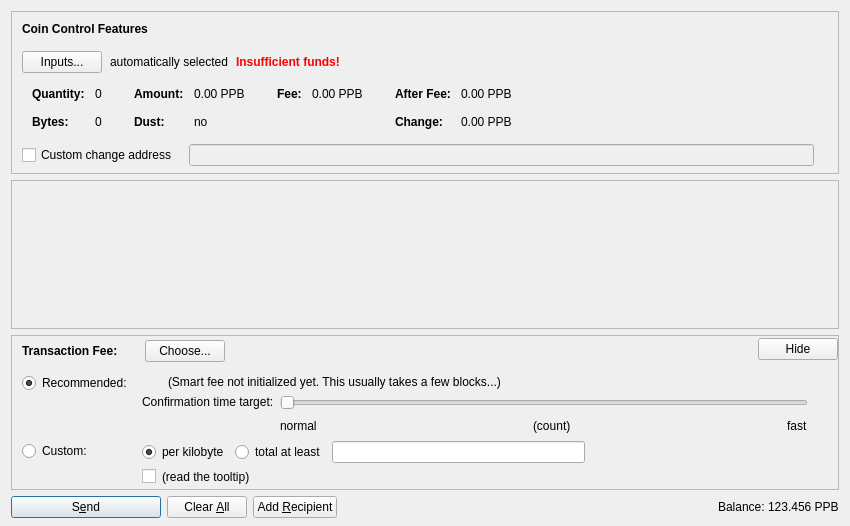
<?xml version="1.0" encoding="UTF-8"?>
<ui version="4.0">
 <class>SendCoinsDialog</class>
 <widget class="QDialog" name="SendCoinsDialog">
  <property name="geometry">
   <rect>
    <x>0</x>
    <y>0</y>
    <width>850</width>
    <height>526</height>
   </rect>
  </property>
  <property name="windowTitle">
   <string>Send Coins</string>
  </property>
  <layout class="QVBoxLayout" name="verticalLayout" stretch="0,1,0,0">
   <property name="bottomMargin">
    <number>8</number>
   </property>
   <item>
    <widget class="QFrame" name="frameCoinControl">
     <property name="sizePolicy">
      <sizepolicy hsizetype="Expanding" vsizetype="Expanding">
       <horstretch>0</horstretch>
       <verstretch>0</verstretch>
      </sizepolicy>
     </property>
     <property name="maximumSize">
      <size>
       <width>16777215</width>
       <height>16777215</height>
      </size>
     </property>
     <property name="frameShape">
      <enum>QFrame::StyledPanel</enum>
     </property>
     <property name="frameShadow">
      <enum>QFrame::Sunken</enum>
     </property>
     <layout class="QVBoxLayout" name="verticalLayoutCoinControl2">
      <property name="spacing">
       <number>0</number>
      </property>
      <property name="leftMargin">
       <number>0</number>
      </property>
      <property name="topMargin">
       <number>0</number>
      </property>
      <property name="rightMargin">
       <number>0</number>
      </property>
      <property name="bottomMargin">
       <number>6</number>
      </property>
      <item>
       <layout class="QVBoxLayout" name="verticalLayoutCoinControl" stretch="0,0,0,0,1">
        <property name="spacing">
         <number>0</number>
        </property>
        <property name="leftMargin">
         <number>10</number>
        </property>
        <property name="topMargin">
         <number>10</number>
        </property>
        <item>
         <layout class="QHBoxLayout" name="horizontalLayoutCoinControl1">
          <property name="bottomMargin">
           <number>15</number>
          </property>
          <item>
           <widget class="QLabel" name="labelCoinControlFeatures">
            <property name="sizePolicy">
             <sizepolicy hsizetype="Preferred" vsizetype="Maximum">
              <horstretch>0</horstretch>
              <verstretch>0</verstretch>
             </sizepolicy>
            </property>
            <property name="font">
             <font>
              <weight>75</weight>
              <bold>true</bold>
             </font>
            </property>
            <property name="styleSheet">
             <string notr="true">font-weight:bold;</string>
            </property>
            <property name="text">
             <string>Coin Control Features</string>
            </property>
           </widget>
          </item>
         </layout>
        </item>
        <item>
         <layout class="QHBoxLayout" name="horizontalLayoutCoinControl2" stretch="0,0,0,0">
          <property name="spacing">
           <number>8</number>
          </property>
          <property name="bottomMargin">
           <number>10</number>
          </property>
          <item>
           <widget class="QPushButton" name="pushButtonCoinControl">
            <property name="styleSheet">
             <string notr="true"/>
            </property>
            <property name="text">
             <string>Inputs...</string>
            </property>
            <property name="autoDefault">
             <bool>false</bool>
            </property>
           </widget>
          </item>
          <item>
           <widget class="QLabel" name="labelCoinControlAutomaticallySelected">
            <property name="text">
             <string>automatically selected</string>
            </property>
            <property name="margin">
             <number>5</number>
            </property>
           </widget>
          </item>
          <item>
           <widget class="QLabel" name="labelCoinControlInsuffFunds">
            <property name="font">
             <font>
              <weight>75</weight>
              <bold>true</bold>
             </font>
            </property>
            <property name="styleSheet">
             <string notr="true">color:red;font-weight:bold;</string>
            </property>
            <property name="text">
             <string>Insufficient funds!</string>
            </property>
            <property name="margin">
             <number>5</number>
            </property>
           </widget>
          </item>
          <item>
           <spacer name="horizontalSpacerCoinControl">
            <property name="orientation">
             <enum>Qt::Horizontal</enum>
            </property>
            <property name="sizeHint" stdset="0">
             <size>
              <width>40</width>
              <height>1</height>
             </size>
            </property>
           </spacer>
          </item>
         </layout>
        </item>
        <item>
         <widget class="QWidget" name="widgetCoinControl" native="true">
          <property name="sizePolicy">
           <sizepolicy hsizetype="Preferred" vsizetype="Preferred">
            <horstretch>0</horstretch>
            <verstretch>0</verstretch>
           </sizepolicy>
          </property>
          <property name="minimumSize">
           <size>
            <width>0</width>
            <height>0</height>
           </size>
          </property>
          <property name="styleSheet">
           <string notr="true"/>
          </property>
          <layout class="QHBoxLayout" name="horizontalLayoutCoinControl5">
           <property name="leftMargin">
            <number>0</number>
           </property>
           <property name="topMargin">
            <number>0</number>
           </property>
           <property name="rightMargin">
            <number>0</number>
           </property>
           <property name="bottomMargin">
            <number>0</number>
           </property>
           <item>
            <layout class="QHBoxLayout" name="horizontalLayoutCoinControl3" stretch="0,0,0,1">
             <property name="spacing">
              <number>20</number>
             </property>
             <property name="topMargin">
              <number>0</number>
             </property>
             <property name="bottomMargin">
              <number>10</number>
             </property>
             <item>
              <layout class="QFormLayout" name="formLayoutCoinControl1">
               <property name="horizontalSpacing">
                <number>10</number>
               </property>
               <property name="verticalSpacing">
                <number>14</number>
               </property>
               <property name="leftMargin">
                <number>10</number>
               </property>
               <property name="topMargin">
                <number>4</number>
               </property>
               <property name="rightMargin">
                <number>6</number>
               </property>
               <item row="0" column="0">
                <widget class="QLabel" name="labelCoinControlQuantityText">
                 <property name="font">
                  <font>
                   <weight>75</weight>
                   <bold>true</bold>
                  </font>
                 </property>
                 <property name="text">
                  <string>Quantity:</string>
                 </property>
                 <property name="margin">
                  <number>0</number>
                 </property>
                </widget>
               </item>
               <item row="0" column="1">
                <widget class="QLabel" name="labelCoinControlQuantity">
                 <property name="cursor">
                  <cursorShape>IBeamCursor</cursorShape>
                 </property>
                 <property name="contextMenuPolicy">
                  <enum>Qt::ActionsContextMenu</enum>
                 </property>
                 <property name="text">
                  <string notr="true">0</string>
                 </property>
                 <property name="margin">
                  <number>0</number>
                 </property>
                 <property name="textInteractionFlags">
                  <set>Qt::LinksAccessibleByMouse|Qt::TextSelectableByKeyboard|Qt::TextSelectableByMouse</set>
                 </property>
                </widget>
               </item>
               <item row="1" column="0">
                <widget class="QLabel" name="labelCoinControlBytesText">
                 <property name="font">
                  <font>
                   <weight>75</weight>
                   <bold>true</bold>
                  </font>
                 </property>
                 <property name="text">
                  <string>Bytes:</string>
                 </property>
                </widget>
               </item>
               <item row="1" column="1">
                <widget class="QLabel" name="labelCoinControlBytes">
                 <property name="cursor">
                  <cursorShape>IBeamCursor</cursorShape>
                 </property>
                 <property name="contextMenuPolicy">
                  <enum>Qt::ActionsContextMenu</enum>
                 </property>
                 <property name="text">
                  <string notr="true">0</string>
                 </property>
                 <property name="textInteractionFlags">
                  <set>Qt::LinksAccessibleByMouse|Qt::TextSelectableByKeyboard|Qt::TextSelectableByMouse</set>
                 </property>
                </widget>
               </item>
              </layout>
             </item>
             <item>
              <layout class="QFormLayout" name="formLayoutCoinControl2">
               <property name="horizontalSpacing">
                <number>10</number>
               </property>
               <property name="verticalSpacing">
                <number>14</number>
               </property>
               <property name="leftMargin">
                <number>6</number>
               </property>
               <property name="topMargin">
                <number>4</number>
               </property>
               <property name="rightMargin">
                <number>6</number>
               </property>
               <item row="0" column="0">
                <widget class="QLabel" name="labelCoinControlAmountText">
                 <property name="font">
                  <font>
                   <weight>75</weight>
                   <bold>true</bold>
                  </font>
                 </property>
                 <property name="text">
                  <string>Amount:</string>
                 </property>
                 <property name="margin">
                  <number>0</number>
                 </property>
                </widget>
               </item>
               <item row="0" column="1">
                <widget class="QLabel" name="labelCoinControlAmount">
                 <property name="cursor">
                  <cursorShape>IBeamCursor</cursorShape>
                 </property>
                 <property name="contextMenuPolicy">
                  <enum>Qt::ActionsContextMenu</enum>
                 </property>
                 <property name="text">
                  <string notr="true">0.00 PPB</string>
                 </property>
                 <property name="textInteractionFlags">
                  <set>Qt::LinksAccessibleByMouse|Qt::TextSelectableByKeyboard|Qt::TextSelectableByMouse</set>
                 </property>
                </widget>
               </item>
               <item row="1" column="0">
                <widget class="QLabel" name="labelCoinControlLowOutputText">
                 <property name="font">
                  <font>
                   <weight>75</weight>
                   <bold>true</bold>
                  </font>
                 </property>
                 <property name="text">
                  <string>Dust:</string>
                 </property>
                </widget>
               </item>
               <item row="1" column="1">
                <widget class="QLabel" name="labelCoinControlLowOutput">
                 <property name="cursor">
                  <cursorShape>IBeamCursor</cursorShape>
                 </property>
                 <property name="contextMenuPolicy">
                  <enum>Qt::ActionsContextMenu</enum>
                 </property>
                 <property name="text">
                  <string notr="true">no</string>
                 </property>
                 <property name="textInteractionFlags">
                  <set>Qt::LinksAccessibleByMouse|Qt::TextSelectableByKeyboard|Qt::TextSelectableByMouse</set>
                 </property>
                </widget>
               </item>
              </layout>
             </item>
             <item>
              <layout class="QFormLayout" name="formLayoutCoinControl3">
               <property name="horizontalSpacing">
                <number>10</number>
               </property>
               <property name="verticalSpacing">
                <number>14</number>
               </property>
               <property name="leftMargin">
                <number>6</number>
               </property>
               <property name="topMargin">
                <number>4</number>
               </property>
               <property name="rightMargin">
                <number>6</number>
               </property>
               <item row="0" column="0">
                <widget class="QLabel" name="labelCoinControlFeeText">
                 <property name="font">
                  <font>
                   <weight>75</weight>
                   <bold>true</bold>
                  </font>
                 </property>
                 <property name="text">
                  <string>Fee:</string>
                 </property>
                 <property name="margin">
                  <number>0</number>
                 </property>
                </widget>
               </item>
               <item row="0" column="1">
                <widget class="QLabel" name="labelCoinControlFee">
                 <property name="cursor">
                  <cursorShape>IBeamCursor</cursorShape>
                 </property>
                 <property name="contextMenuPolicy">
                  <enum>Qt::ActionsContextMenu</enum>
                 </property>
                 <property name="text">
                  <string notr="true">0.00 PPB</string>
                 </property>
                 <property name="textInteractionFlags">
                  <set>Qt::LinksAccessibleByMouse|Qt::TextSelectableByKeyboard|Qt::TextSelectableByMouse</set>
                 </property>
                </widget>
               </item>
              </layout>
             </item>
             <item>
              <layout class="QFormLayout" name="formLayoutCoinControl4">
               <property name="horizontalSpacing">
                <number>10</number>
               </property>
               <property name="verticalSpacing">
                <number>14</number>
               </property>
               <property name="leftMargin">
                <number>6</number>
               </property>
               <property name="topMargin">
                <number>4</number>
               </property>
               <property name="rightMargin">
                <number>6</number>
               </property>
               <item row="0" column="0">
                <widget class="QLabel" name="labelCoinControlAfterFeeText">
                 <property name="font">
                  <font>
                   <weight>75</weight>
                   <bold>true</bold>
                  </font>
                 </property>
                 <property name="text">
                  <string>After Fee:</string>
                 </property>
                 <property name="margin">
                  <number>0</number>
                 </property>
                </widget>
               </item>
               <item row="0" column="1">
                <widget class="QLabel" name="labelCoinControlAfterFee">
                 <property name="cursor">
                  <cursorShape>IBeamCursor</cursorShape>
                 </property>
                 <property name="contextMenuPolicy">
                  <enum>Qt::ActionsContextMenu</enum>
                 </property>
                 <property name="text">
                  <string notr="true">0.00 PPB</string>
                 </property>
                 <property name="textInteractionFlags">
                  <set>Qt::LinksAccessibleByMouse|Qt::TextSelectableByKeyboard|Qt::TextSelectableByMouse</set>
                 </property>
                </widget>
               </item>
               <item row="1" column="0">
                <widget class="QLabel" name="labelCoinControlChangeText">
                 <property name="font">
                  <font>
                   <weight>75</weight>
                   <bold>true</bold>
                  </font>
                 </property>
                 <property name="text">
                  <string>Change:</string>
                 </property>
                </widget>
               </item>
               <item row="1" column="1">
                <widget class="QLabel" name="labelCoinControlChange">
                 <property name="cursor">
                  <cursorShape>IBeamCursor</cursorShape>
                 </property>
                 <property name="contextMenuPolicy">
                  <enum>Qt::ActionsContextMenu</enum>
                 </property>
                 <property name="text">
                  <string notr="true">0.00 PPB</string>
                 </property>
                 <property name="textInteractionFlags">
                  <set>Qt::LinksAccessibleByMouse|Qt::TextSelectableByKeyboard|Qt::TextSelectableByMouse</set>
                 </property>
                </widget>
               </item>
              </layout>
             </item>
            </layout>
           </item>
          </layout>
         </widget>
        </item>
        <item>
         <layout class="QHBoxLayout" name="horizontalLayoutCoinControl4" stretch="0,0,0">
          <property name="spacing">
           <number>12</number>
          </property>
          <property name="sizeConstraint">
           <enum>QLayout::SetDefaultConstraint</enum>
          </property>
          <property name="topMargin">
           <number>5</number>
          </property>
          <property name="rightMargin">
           <number>5</number>
          </property>
          <item>
           <widget class="QCheckBox" name="checkBoxCoinControlChange">
            <property name="toolTip">
             <string>If this is activated, but the change address is empty or invalid, change will be sent to a newly generated address.</string>
            </property>
            <property name="text">
             <string>Custom change address</string>
            </property>
           </widget>
          </item>
          <item>
           <widget class="QValidatedLineEdit" name="lineEditCoinControlChange">
            <property name="enabled">
             <bool>false</bool>
            </property>
            <property name="sizePolicy">
             <sizepolicy hsizetype="Expanding" vsizetype="Fixed">
              <horstretch>0</horstretch>
              <verstretch>0</verstretch>
             </sizepolicy>
            </property>
           </widget>
          </item>
          <item>
           <widget class="QLabel" name="labelCoinControlChangeLabel">
            <property name="sizePolicy">
             <sizepolicy hsizetype="Preferred" vsizetype="Expanding">
              <horstretch>0</horstretch>
              <verstretch>0</verstretch>
             </sizepolicy>
            </property>
            <property name="minimumSize">
             <size>
              <width>0</width>
              <height>0</height>
             </size>
            </property>
            <property name="text">
             <string/>
            </property>
            <property name="margin">
             <number>3</number>
            </property>
           </widget>
          </item>
         </layout>
        </item>
        <item>
         <spacer name="verticalSpacerCoinControl">
          <property name="orientation">
           <enum>Qt::Vertical</enum>
          </property>
          <property name="sizeHint" stdset="0">
           <size>
            <width>800</width>
            <height>1</height>
           </size>
          </property>
         </spacer>
        </item>
       </layout>
      </item>
     </layout>
    </widget>
   </item>
   <item>
    <widget class="QScrollArea" name="scrollArea">
     <property name="widgetResizable">
      <bool>true</bool>
     </property>
     <widget class="QWidget" name="scrollAreaWidgetContents">
      <property name="geometry">
       <rect>
        <x>0</x>
        <y>0</y>
        <width>830</width>
        <height>104</height>
       </rect>
      </property>
      <layout class="QVBoxLayout" name="verticalLayout_2" stretch="0,1">
       <property name="leftMargin">
        <number>0</number>
       </property>
       <property name="topMargin">
        <number>0</number>
       </property>
       <property name="rightMargin">
        <number>0</number>
       </property>
       <property name="bottomMargin">
        <number>0</number>
       </property>
       <item>
        <layout class="QVBoxLayout" name="entries">
         <property name="spacing">
          <number>6</number>
         </property>
        </layout>
       </item>
       <item>
        <spacer name="verticalSpacer">
         <property name="orientation">
          <enum>Qt::Vertical</enum>
         </property>
         <property name="sizeHint" stdset="0">
          <size>
           <width>20</width>
           <height>40</height>
          </size>
         </property>
        </spacer>
       </item>
      </layout>
     </widget>
    </widget>
   </item>
   <item>
    <widget class="QFrame" name="frameFee">
     <property name="sizePolicy">
      <sizepolicy hsizetype="Expanding" vsizetype="Expanding">
       <horstretch>0</horstretch>
       <verstretch>0</verstretch>
      </sizepolicy>
     </property>
     <property name="maximumSize">
      <size>
       <width>16777215</width>
       <height>16777215</height>
      </size>
     </property>
     <property name="frameShape">
      <enum>QFrame::StyledPanel</enum>
     </property>
     <property name="frameShadow">
      <enum>QFrame::Sunken</enum>
     </property>
     <layout class="QVBoxLayout" name="verticalLayoutFee1">
      <property name="spacing">
       <number>0</number>
      </property>
      <property name="leftMargin">
       <number>0</number>
      </property>
      <property name="topMargin">
       <number>0</number>
      </property>
      <property name="rightMargin">
       <number>0</number>
      </property>
      <property name="bottomMargin">
       <number>0</number>
      </property>
      <item>
       <layout class="QVBoxLayout" name="verticalLayoutFee2" stretch="0,0,0">
        <property name="spacing">
         <number>0</number>
        </property>
        <property name="leftMargin">
         <number>10</number>
        </property>
        <property name="topMargin">
         <number>0</number>
        </property>
        <item>
         <layout class="QHBoxLayout" name="horizontalLayoutFee1">
          <property name="bottomMargin">
           <number>0</number>
          </property>
          <item>
           <layout class="QVBoxLayout" name="verticalLayoutFee7">
            <property name="spacing">
             <number>0</number>
            </property>
            <item>
             <spacer name="verticalSpacerSmartFee">
              <property name="orientation">
               <enum>Qt::Vertical</enum>
              </property>
              <property name="sizeType">
               <enum>QSizePolicy::Fixed</enum>
              </property>
              <property name="sizeHint" stdset="0">
               <size>
                <width>1</width>
                <height>4</height>
               </size>
              </property>
             </spacer>
            </item>
            <item>
             <layout class="QHBoxLayout" name="horizontalLayoutSmartFee">
              <property name="spacing">
               <number>10</number>
              </property>
              <item>
               <widget class="QLabel" name="labelFeeHeadline">
                <property name="sizePolicy">
                 <sizepolicy hsizetype="Preferred" vsizetype="Maximum">
                  <horstretch>0</horstretch>
                  <verstretch>0</verstretch>
                 </sizepolicy>
                </property>
                <property name="font">
                 <font>
                  <weight>75</weight>
                  <bold>true</bold>
                 </font>
                </property>
                <property name="styleSheet">
                 <string notr="true">font-weight:bold;</string>
                </property>
                <property name="text">
                 <string>Transaction Fee:</string>
                </property>
               </widget>
              </item>
              <item>
               <widget class="QLabel" name="labelFeeMinimized">
                <property name="text">
                 <string/>
                </property>
               </widget>
              </item>
              <item>
               <widget class="QPushButton" name="buttonChooseFee">
                <property name="text">
                 <string>Choose...</string>
                </property>
               </widget>
              </item>
             </layout>
            </item>
            <item>
             <spacer name="verticalSpacer_5">
              <property name="orientation">
               <enum>Qt::Vertical</enum>
              </property>
              <property name="sizeHint" stdset="0">
               <size>
                <width>1</width>
                <height>1</height>
               </size>
              </property>
             </spacer>
            </item>
           </layout>
          </item>
          <item>
           <spacer name="horizontalSpacer_4">
            <property name="orientation">
             <enum>Qt::Horizontal</enum>
            </property>
            <property name="sizeHint" stdset="0">
             <size>
              <width>40</width>
              <height>20</height>
             </size>
            </property>
           </spacer>
          </item>
          <item>
           <widget class="QPushButton" name="buttonMinimizeFee">
            <property name="toolTip">
             <string>collapse fee-settings</string>
            </property>
            <property name="text">
             <string>Hide</string>
            </property>
           </widget>
          </item>
         </layout>
        </item>
        <item>
         <widget class="QFrame" name="frameFeeSelection">
          <layout class="QVBoxLayout" name="verticalLayoutFee12">
           <property name="spacing">
            <number>0</number>
           </property>
           <property name="leftMargin">
            <number>0</number>
           </property>
           <property name="topMargin">
            <number>0</number>
           </property>
           <property name="rightMargin">
            <number>0</number>
           </property>
           <property name="bottomMargin">
            <number>0</number>
           </property>
           <item>
            <layout class="QGridLayout" name="gridLayoutFee">
             <property name="topMargin">
              <number>10</number>
             </property>
             <property name="bottomMargin">
              <number>4</number>
             </property>
             <property name="horizontalSpacing">
              <number>10</number>
             </property>
             <property name="verticalSpacing">
              <number>4</number>
             </property>
             <item row="1" column="1">
              <layout class="QVBoxLayout" name="verticalLayoutFee8">
               <property name="spacing">
                <number>6</number>
               </property>
               <item>
                <layout class="QHBoxLayout" name="horizontalLayoutFee13">
                 <item>
                  <widget class="QRadioButton" name="radioCustomPerKilobyte">
                   <property name="toolTip">
                    <string>If the custom fee is set to 1000 satoshis and the transaction is only 250 bytes, then &quot;per kilobyte&quot; only pays 250 satoshis in fee, while &quot;total at least&quot; pays 1000 satoshis. For transactions bigger than a kilobyte both pay by kilobyte.</string>
                   </property>
                   <property name="text">
                    <string>per kilobyte</string>
                   </property>
                   <property name="checked">
                    <bool>true</bool>
                   </property>
                   <attribute name="buttonGroup">
                    <string notr="true">groupCustomFee</string>
                   </attribute>
                  </widget>
                 </item>
                 <item>
                  <widget class="QRadioButton" name="radioCustomAtLeast">
                   <property name="toolTip">
                    <string>If the custom fee is set to 1000 satoshis and the transaction is only 250 bytes, then &quot;per kilobyte&quot; only pays 250 satoshis in fee, while &quot;total at least&quot; pays 1000 satoshis. For transactions bigger than a kilobyte both pay by kilobyte.</string>
                   </property>
                   <property name="text">
                    <string>total at least</string>
                   </property>
                   <attribute name="buttonGroup">
                    <string notr="true">groupCustomFee</string>
                   </attribute>
                  </widget>
                 </item>
                 <item>
                  <widget class="BitcoinAmountField" name="customFee"/>
                 </item>
                 <item>
                  <spacer name="horizontalSpacer_6">
                   <property name="orientation">
                    <enum>Qt::Horizontal</enum>
                   </property>
                   <property name="sizeHint" stdset="0">
                    <size>
                     <width>1</width>
                     <height>1</height>
                    </size>
                   </property>
                  </spacer>
                 </item>
                </layout>
               </item>
               <item>
                <layout class="QHBoxLayout" name="horizontalLayoutFee8">
                 <item>
                  <widget class="QCheckBox" name="checkBoxMinimumFee">
                   <property name="toolTip">
                    <string>Paying only the minimum fee is just fine as long as there is less transaction volume than space in the blocks. But be aware that this can end up in a never confirming transaction once there is more demand for papicoin transactions than the network can process.</string>
                   </property>
                   <property name="text">
                    <string/>
                   </property>
                  </widget>
                 </item>
                 <item>
                  <widget class="QLabel" name="labelMinFeeWarning">
                   <property name="enabled">
                    <bool>true</bool>
                   </property>
                   <property name="toolTip">
                    <string>Paying only the minimum fee is just fine as long as there is less transaction volume than space in the blocks. But be aware that this can end up in a never confirming transaction once there is more demand for papicoin transactions than the network can process.</string>
                   </property>
                   <property name="text">
                    <string>(read the tooltip)</string>
                   </property>
                   <property name="margin">
                    <number>5</number>
                   </property>
                  </widget>
                 </item>
                 <item>
                  <spacer name="horizontalSpacer_2">
                   <property name="orientation">
                    <enum>Qt::Horizontal</enum>
                   </property>
                   <property name="sizeHint" stdset="0">
                    <size>
                     <width>1</width>
                     <height>1</height>
                    </size>
                   </property>
                  </spacer>
                 </item>
                </layout>
               </item>
              </layout>
             </item>
             <item row="0" column="0">
              <layout class="QVBoxLayout" name="verticalLayoutFee4" stretch="0,1">
               <item>
                <widget class="QRadioButton" name="radioSmartFee">
                 <property name="text">
                  <string>Recommended:</string>
                 </property>
                 <property name="checked">
                  <bool>true</bool>
                 </property>
                 <attribute name="buttonGroup">
                  <string notr="true">groupFee</string>
                 </attribute>
                </widget>
               </item>
               <item>
                <spacer name="verticalSpacer_2">
                 <property name="orientation">
                  <enum>Qt::Vertical</enum>
                 </property>
                 <property name="sizeHint" stdset="0">
                  <size>
                   <width>1</width>
                   <height>1</height>
                  </size>
                 </property>
                </spacer>
               </item>
              </layout>
             </item>
             <item row="1" column="0">
              <layout class="QVBoxLayout" name="verticalLayoutFee9" stretch="0,1">
               <item>
                <widget class="QRadioButton" name="radioCustomFee">
                 <property name="text">
                  <string>Custom:</string>
                 </property>
                 <attribute name="buttonGroup">
                  <string notr="true">groupFee</string>
                 </attribute>
                </widget>
               </item>
               <item>
                <spacer name="verticalSpacer_6">
                 <property name="orientation">
                  <enum>Qt::Vertical</enum>
                 </property>
                 <property name="sizeHint" stdset="0">
                  <size>
                   <width>1</width>
                   <height>1</height>
                  </size>
                 </property>
                </spacer>
               </item>
              </layout>
             </item>
             <item row="0" column="1">
              <layout class="QVBoxLayout" name="verticalLayoutFee3" stretch="0,0,1">
               <property name="spacing">
                <number>6</number>
               </property>
               <property name="topMargin">
                <number>2</number>
               </property>
               <item>
                <layout class="QHBoxLayout" name="horizontalLayoutFee12">
                 <item>
                  <widget class="QLabel" name="labelSmartFee">
                   <property name="text">
                    <string/>
                   </property>
                   <property name="margin">
                    <number>2</number>
                   </property>
                  </widget>
                 </item>
                 <item>
                  <widget class="QLabel" name="labelFeeEstimation">
                   <property name="text">
                    <string/>
                   </property>
                  </widget>
                 </item>
                 <item>
                  <widget class="QLabel" name="labelSmartFee2">
                   <property name="text">
                    <string>(Smart fee not initialized yet. This usually takes a few blocks...)</string>
                   </property>
                   <property name="margin">
                    <number>2</number>
                   </property>
                  </widget>
                 </item>
                 <item>
                  <spacer name="horizontalSpacer_5">
                   <property name="orientation">
                    <enum>Qt::Horizontal</enum>
                   </property>
                   <property name="sizeHint" stdset="0">
                    <size>
                     <width>1</width>
                     <height>1</height>
                    </size>
                   </property>
                  </spacer>
                 </item>
                </layout>
               </item>
               <item>
                <layout class="QHBoxLayout" name="horizontalLayoutFee9">
                 <item>
                  <layout class="QVBoxLayout" name="verticalLayoutFee6">
                   <item>
                    <widget class="QLabel" name="labelSmartFee3">
                     <property name="text">
                      <string>Confirmation time target:</string>
                     </property>
                     <property name="margin">
                      <number>2</number>
                     </property>
                    </widget>
                   </item>
                   <item>
                    <spacer name="verticalSpacer_3">
                     <property name="orientation">
                      <enum>Qt::Vertical</enum>
                     </property>
                     <property name="sizeHint" stdset="0">
                      <size>
                       <width>1</width>
                       <height>1</height>
                      </size>
                     </property>
                    </spacer>
                   </item>
                  </layout>
                 </item>
                 <item>
                  <layout class="QVBoxLayout" name="verticalLayoutFee5">
                   <property name="rightMargin">
                    <number>30</number>
                   </property>
                   <item>
                    <widget class="QSlider" name="sliderSmartFee">
                     <property name="minimum">
                      <number>0</number>
                     </property>
                     <property name="maximum">
                      <number>23</number>
                     </property>
                     <property name="pageStep">
                      <number>1</number>
                     </property>
                     <property name="value">
                      <number>0</number>
                     </property>
                     <property name="orientation">
                      <enum>Qt::Horizontal</enum>
                     </property>
                     <property name="invertedAppearance">
                      <bool>false</bool>
                     </property>
                     <property name="invertedControls">
                      <bool>false</bool>
                     </property>
                     <property name="tickPosition">
                      <enum>QSlider::NoTicks</enum>
                     </property>
                    </widget>
                   </item>
                   <item>
                    <layout class="QHBoxLayout" name="horizontalLayoutFee10">
                     <item>
                      <widget class="QLabel" name="labelSmartFeeNormal">
                       <property name="text">
                        <string>normal</string>
                       </property>
                      </widget>
                     </item>
                     <item>
                      <spacer name="horizontalSpacer_7">
                       <property name="orientation">
                        <enum>Qt::Horizontal</enum>
                       </property>
                       <property name="sizeHint" stdset="0">
                        <size>
                         <width>40</width>
                         <height>20</height>
                        </size>
                       </property>
                      </spacer>
                     </item>
                     <item>
                      <widget class="QLabel" name="confirmationTargetLabel">
                       <property name="text">
                        <string notr="true">(count)</string>
                       </property>
                      </widget>
                     </item>
                     <item>
                      <spacer name="horizontalSpacer_3">
                       <property name="orientation">
                        <enum>Qt::Horizontal</enum>
                       </property>
                       <property name="sizeHint" stdset="0">
                        <size>
                         <width>40</width>
                         <height>20</height>
                        </size>
                       </property>
                      </spacer>
                     </item>
                     <item>
                      <widget class="QLabel" name="labelSmartFeeFast">
                       <property name="text">
                        <string>fast</string>
                       </property>
                      </widget>
                     </item>
                    </layout>
                   </item>
                  </layout>
                 </item>
                </layout>
               </item>
               <item>
                <spacer name="verticalSpacer_4">
                 <property name="orientation">
                  <enum>Qt::Vertical</enum>
                 </property>
                 <property name="sizeHint" stdset="0">
                  <size>
                   <width>1</width>
                   <height>1</height>
                  </size>
                 </property>
                </spacer>
               </item>
              </layout>
             </item>
            </layout>
           </item>
          </layout>
         </widget>
        </item>
        <item>
         <spacer name="verticalSpacerFee">
          <property name="orientation">
           <enum>Qt::Vertical</enum>
          </property>
          <property name="sizeHint" stdset="0">
           <size>
            <width>800</width>
            <height>1</height>
           </size>
          </property>
         </spacer>
        </item>
       </layout>
      </item>
     </layout>
    </widget>
   </item>
   <item>
    <layout class="QHBoxLayout" name="horizontalLayout">
     <item>
      <widget class="QPushButton" name="sendButton">
       <property name="minimumSize">
        <size>
         <width>150</width>
         <height>0</height>
        </size>
       </property>
       <property name="toolTip">
        <string>Confirm the send action</string>
       </property>
       <property name="text">
        <string>S&amp;end</string>
       </property>
       <property name="icon">
        <iconset resource="../bitcoin.qrc">
         <normaloff>:/icons/send</normaloff>:/icons/send</iconset>
       </property>
       <property name="autoDefault">
        <bool>false</bool>
       </property>
       <property name="default">
        <bool>true</bool>
       </property>
      </widget>
     </item>
     <item>
      <widget class="QPushButton" name="clearButton">
       <property name="sizePolicy">
        <sizepolicy hsizetype="Minimum" vsizetype="Fixed">
         <horstretch>0</horstretch>
         <verstretch>0</verstretch>
        </sizepolicy>
       </property>
       <property name="toolTip">
        <string>Clear all fields of the form.</string>
       </property>
       <property name="text">
        <string>Clear &amp;All</string>
       </property>
       <property name="icon">
        <iconset resource="../bitcoin.qrc">
         <normaloff>:/icons/remove</normaloff>:/icons/remove</iconset>
       </property>
       <property name="autoDefault">
        <bool>false</bool>
       </property>
      </widget>
     </item>
     <item>
      <widget class="QPushButton" name="addButton">
       <property name="toolTip">
        <string>Send to multiple recipients at once</string>
       </property>
       <property name="text">
        <string>Add &amp;Recipient</string>
       </property>
       <property name="icon">
        <iconset resource="../bitcoin.qrc">
         <normaloff>:/icons/add</normaloff>:/icons/add</iconset>
       </property>
       <property name="autoDefault">
        <bool>false</bool>
       </property>
      </widget>
     </item>
     <item>
      <spacer name="horizontalSpacer">
       <property name="orientation">
        <enum>Qt::Horizontal</enum>
       </property>
       <property name="sizeHint" stdset="0">
        <size>
         <width>40</width>
         <height>20</height>
        </size>
       </property>
      </spacer>
     </item>
     <item>
      <layout class="QHBoxLayout" name="horizontalLayout_2">
       <property name="spacing">
        <number>3</number>
       </property>
       <item>
        <widget class="QLabel" name="label">
         <property name="sizePolicy">
          <sizepolicy hsizetype="Preferred" vsizetype="Fixed">
           <horstretch>0</horstretch>
           <verstretch>0</verstretch>
          </sizepolicy>
         </property>
         <property name="text">
          <string>Balance:</string>
         </property>
        </widget>
       </item>
       <item>
        <widget class="QLabel" name="labelBalance">
         <property name="sizePolicy">
          <sizepolicy hsizetype="Preferred" vsizetype="Fixed">
           <horstretch>0</horstretch>
           <verstretch>0</verstretch>
          </sizepolicy>
         </property>
         <property name="cursor">
          <cursorShape>IBeamCursor</cursorShape>
         </property>
         <property name="text">
          <string notr="true">123.456 PPB</string>
         </property>
         <property name="textInteractionFlags">
          <set>Qt::LinksAccessibleByMouse|Qt::TextSelectableByKeyboard|Qt::TextSelectableByMouse</set>
         </property>
        </widget>
       </item>
      </layout>
     </item>
    </layout>
   </item>
  </layout>
 </widget>
 <customwidgets>
  <customwidget>
   <class>QValidatedLineEdit</class>
   <extends>QLineEdit</extends>
   <header>qvalidatedlineedit.h</header>
  </customwidget>
  <customwidget>
   <class>BitcoinAmountField</class>
   <extends>QLineEdit</extends>
   <header>bitcoinamountfield.h</header>
   <container>1</container>
  </customwidget>
 </customwidgets>
 <resources>
  <include location="../bitcoin.qrc"/>
 </resources>
 <connections/>
 <buttongroups>
  <buttongroup name="groupFee"/>
  <buttongroup name="groupCustomFee"/>
 </buttongroups>
</ui>
